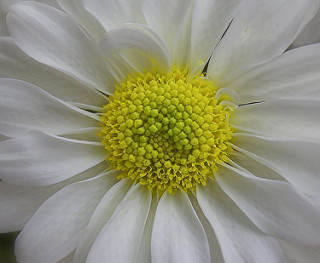
#> input picture LAB01/flores01.jpg, 320 x 263 px
$ python LeituraSeparacaoDeCanaisRGB.py
#> lines starting #> are read from the running program, lines starting #| are printed output that depends on the picture
"""Laboratório 01: Leitura, exibição e separação de canais RGB (BGR no OpenCV)."""

from __future__ import annotations

from pathlib import Path
import argparse
import cv2


DEFAULT_IMAGE = Path(__file__).resolve().parent / "flores01.jpg"


def carregar_imagem(caminho: Path):
    """Carrega uma imagem colorida (8 bits por canal) usando OpenCV."""
    imagem = cv2.imread(str(caminho), cv2.IMREAD_COLOR)
#> imagem is the input picture: shape (263, 320, 3); mean B, G, R 121.8, 147, 147.2
    if imagem is None:
        raise FileNotFoundError(
            f"Não foi possível abrir a imagem '{caminho}'. "
            "Verifique se o arquivo existe e se está em um formato suportado."
        )
    return imagem


def main() -> None:
    parser = argparse.ArgumentParser(
        description="Lê uma imagem JPEG e exibe canais R, G e B em escala de cinza."
    )
    parser.add_argument(
        "--imagem",
        type=Path,
        default=DEFAULT_IMAGE,
        help=f"Caminho da imagem de entrada (padrão: {DEFAULT_IMAGE.name}).",
    )
    args = parser.parse_args()

    imagem_bgr = carregar_imagem(args.imagem)

    # OpenCV lê no formato BGR.
    canal_b, canal_g, canal_r = cv2.split(imagem_bgr)
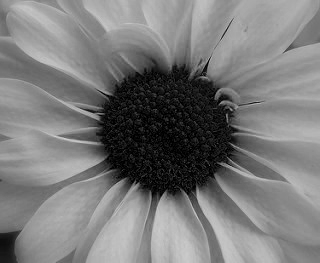
#> canal_b: shape (263, 320); min 0, max 210, mean 121.8
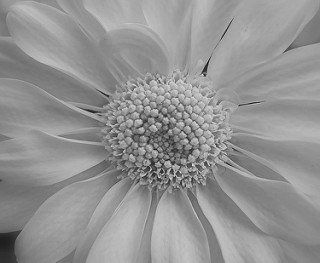
#> canal_g: shape (263, 320); min 16, max 238, mean 147

    cv2.imshow("Imagem original (BGR)", imagem_bgr)
    cv2.imshow("Canal Vermelho (R) - escala de cinza", canal_r)
    cv2.imshow("Canal Verde (G) - escala de cinza", canal_g)
    cv2.imshow("Canal Azul (B) - escala de cinza", canal_b)

    print("Janelas abertas. Pressione qualquer tecla para encerrar.")
    cv2.waitKey(0)
    cv2.destroyAllWindows()


if __name__ == "__main__":
    main()

$ run again, with LAB01/flores02.jpg copied over LAB01/flores01.jpg
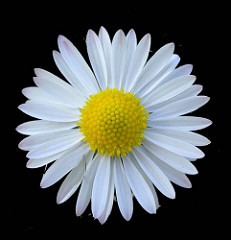
#> input picture LAB01/flores02.jpg, 231 x 240 px
#> in carregar_imagem, imagem is the input picture: shape (240, 231, 3); mean B, G, R 85.3, 87.4, 82.4
#> in main, `canal_b, canal_g, canal_r = cv2.split(imagem_bgr)`:
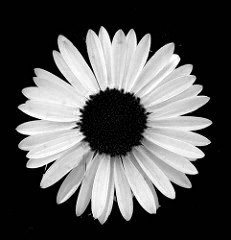
#> canal_b: shape (240, 231); min 0, max 255, mean 85.3
#> in main, `canal_b, canal_g, canal_r = cv2.split(imagem_bgr)`:
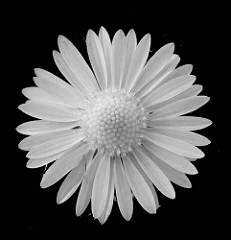
#> canal_r: shape (240, 231); min 0, max 246, mean 82.4

$ run again, with LAB01/fruta01.jpg copied over LAB01/flores01.jpg
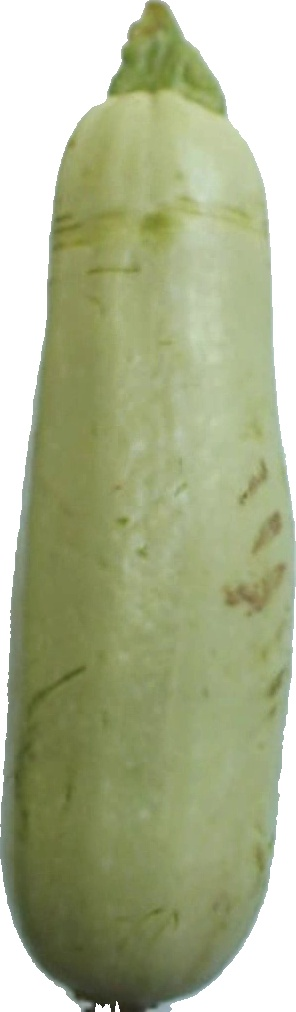
#> input picture LAB01/fruta01.jpg, 296 x 1012 px
#> in carregar_imagem, imagem is the input picture: shape (1012, 296, 3); mean B, G, R 142.4, 178.3, 171
#> in main, `canal_b, canal_g, canal_r = cv2.split(imagem_bgr)`:
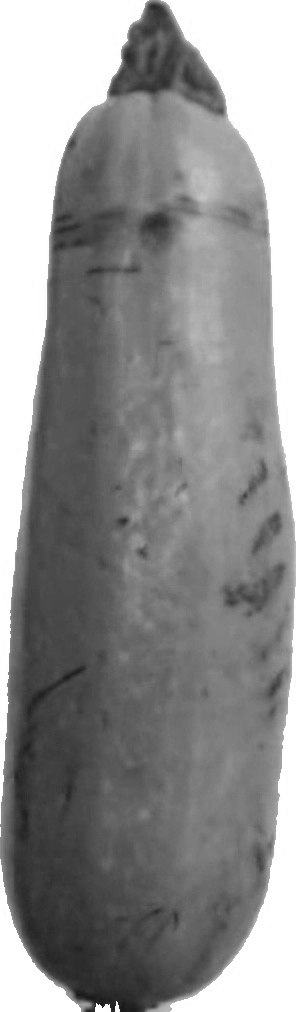
#> canal_b: shape (1012, 296); min 23, max 255, mean 142.4
#> in main, `canal_b, canal_g, canal_r = cv2.split(imagem_bgr)`:
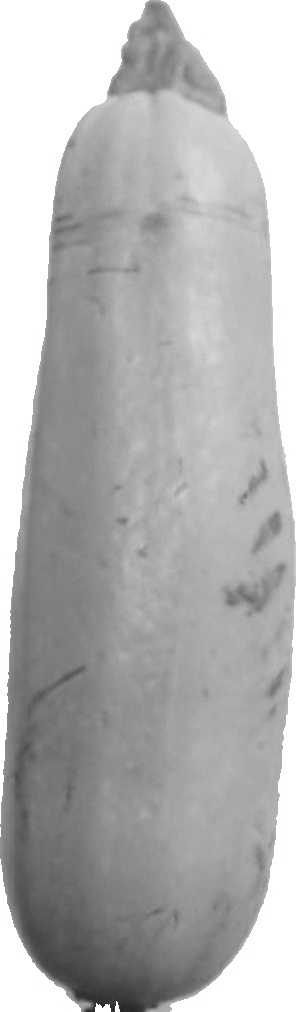
#> canal_g: shape (1012, 296); min 37, max 255, mean 178.3
